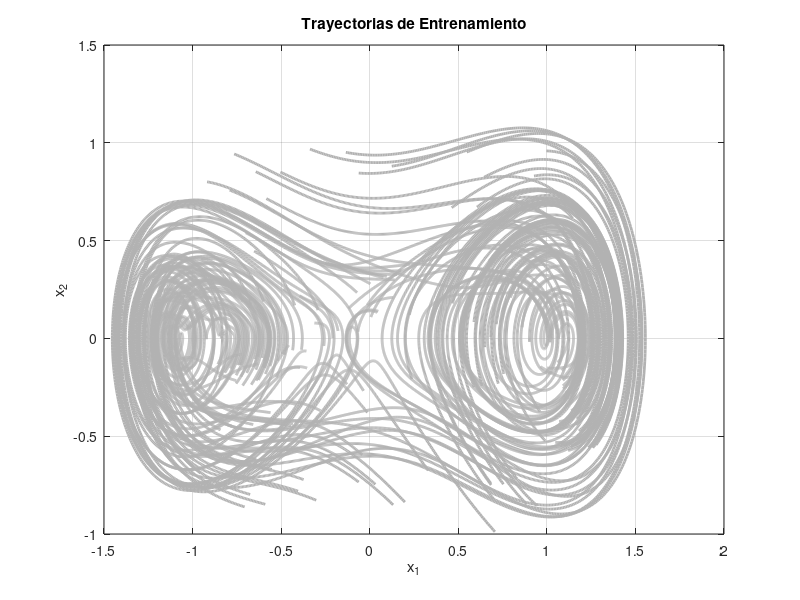

Source code (MATLAB): (Note: this script raises an error after producing the figure.)
clear,clc, close all
set(0,'DefaultLineLineWidth',2)
set(0, 'defaultfigurecolor', [1 1 1])

% Sistema dinámico 2D (tipo Duffing forzado)
dt=0.01; T=8; t=0:dt:T;
b=0.3; a=0.35; w=1;

% Ecuación diferencial
sistema = @(t,x)([ x(2); x(1)-(x(1)^3)-(a*x(2))+(b*cos(w*t))]);              
ode_options = odeset('RelTol',1e-10, 'AbsTol',1e-11);

% Generar datos de entrenamiento
input=[]; output=[];
figure(1)
for j=1:100
    x0 = 2*(rand(2,1)-0.5); % Rango inicial más amplio
    [~,y] = ode45(sistema,t,x0,ode_options);
    input = [input; y(1:end-1,:)];
    output = [output; y(2:end,:)];
    plot(y(:,1),y(:,2),'Color',[0.7 0.7 0.7]), hold on
end
title('Trayectorias de Entrenamiento')
xlabel('x_1'), ylabel('x_2')
grid on

% Diseño de la red neuronal
net = feedforwardnet([15 15 10]); % Más neuronas para mejor aproximación
net.trainFcn = 'trainlm'; % Algoritmo Levenberg-Marquardt
net.layers{1}.transferFcn = 'tansig';
net.layers{2}.transferFcn = 'tansig';
net.layers{3}.transferFcn = 'purelin';
net.divideFcn = 'dividerand';
net.divideParam.trainRatio = 0.8;
net.divideParam.valRatio = 0.15;
net.divideParam.testRatio = 0.05;

% Entrenar la red
fprintf('Entrenando red neuronal...\n');
net = train(net,input.',output.');

% Validación con nuevas condiciones iniciales
figure(2)
colors = {'b-', 'r--', 'g-.', 'm:'};
errors = [];

for test_case = 1:4
    x0 = 3*(rand(2,1)-0.5);
    [~,y_real] = ode45(sistema,t,x0,ode_options);
    
    % Predicción con red neuronal
    y_pred = zeros(length(t),2);
    y_pred(1,:) = x0';
    
    for jj = 2:length(t)
        y_next = net(y_pred(jj-1,:)');
        y_pred(jj,:) = y_next';
    end
    
    % Calcular error
    error_traj = sqrt(sum((y_real - y_pred).^2, 2));
    max_error = max(error_traj);
    mean_error = mean(error_traj);
    errors = [errors; max_error, mean_error];
    
    % Graficar
    subplot(2,2,test_case)
    plot(y_real(:,1), y_real(:,2), 'b-', 'LineWidth', 2), hold on
    plot(y_pred(:,1), y_pred(:,2), 'r--', 'LineWidth', 2)
    plot(x0(1), x0(2), 'ko', 'MarkerSize', 8, 'MarkerFaceColor', 'k')
    title(sprintf('Test %d - Error máx: %.3f', test_case, max_error))
    xlabel('x_1'), ylabel('x_2')
    legend('Real', 'NN', 'CI', 'Location', 'best')
    grid on
end

% Análisis temporal
figure(3)
x0 = 2*(rand(2,1)-0.5);
[~,y_real] = ode45(sistema,t,x0,ode_options);

y_pred = zeros(length(t),2);
y_pred(1,:) = x0';
for jj = 2:length(t)
    y_next = net(y_pred(jj-1,:)');
    y_pred(jj,:) = y_next';
end

subplot(2,1,1)
plot(t, y_real(:,1), 'b-', t, y_pred(:,1), 'r--', 'LineWidth', 2)
xlabel('Tiempo'), ylabel('x_1')
legend('Real', 'NN')
title('Evolución temporal de x_1')
grid on

subplot(2,1,2)
plot(t, y_real(:,2), 'b-', t, y_pred(:,2), 'r--', 'LineWidth', 2)
xlabel('Tiempo'), ylabel('x_2')
legend('Real', 'NN')
title('Evolución temporal de x_2')
grid on

% Reporte de errores
fprintf('\n=== REPORTE DE RENDIMIENTO ===\n');
fprintf('Error máximo promedio: %.4f\n', mean(errors(:,1)));
fprintf('Error cuadrático medio promedio: %.4f\n', mean(errors(:,2)));
% fprintf('¿Error máximo < 5%%? %s\n', if mean(errors(:,1)) < 0.05; 'SÍ'; else 'NO'; end);
% fprintf('¿Error medio < 2%%? %s\n', if mean(errors(:,2)) < 0.02; 'SÍ'; else 'NO'; end);